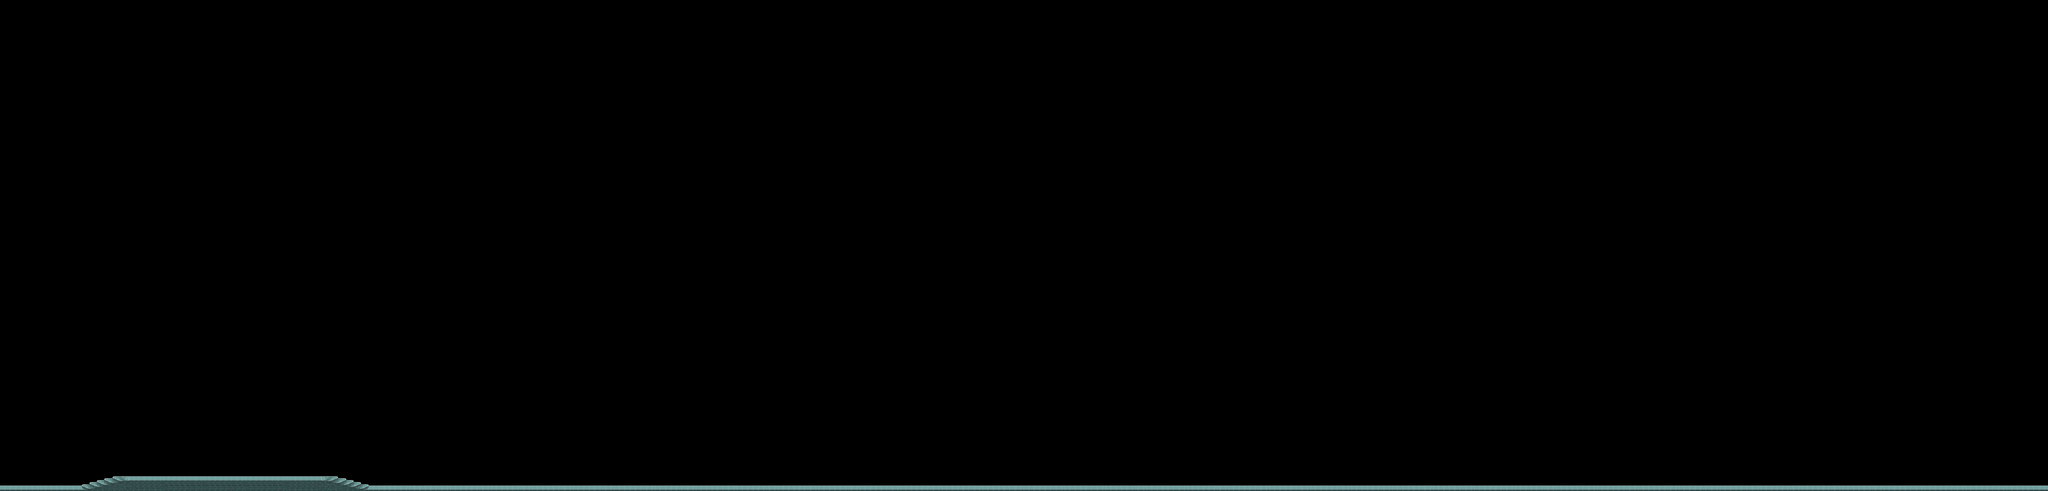

A level layout from a 2D game, rendered from its tile map. Below: a short description, then the map file with tile-grid data replaced by summaries:
An orthogonal 50x12 tile map with 128x128 px tiles, 2 tile layers (Ground, Stairs), 8 tilesets and 13 objects.

<map version="1.4" tiledversion="1.4.3" orientation="orthogonal" renderorder="right-down" width="50" height="12" tilewidth="128" tileheight="128" infinite="0" nextlayerid="9" nextobjectid="23">
 <tileset firstgid="1" name="road" tilewidth="128" tileheight="128" tilecount="1" columns="1">
  <image source="road.png" trans="ff00ff" width="128" height="128" />
 </tileset>
 <tileset firstgid="2" name="road5" tilewidth="128" tileheight="128" tilecount="1" columns="1">
  <image source="road5.png" trans="ff00ff" width="128" height="128" />
 </tileset>
 <tileset firstgid="3" name="road6" tilewidth="128" tileheight="128" tilecount="1" columns="1">
  <image source="road6.png" trans="ff00ff" width="128" height="128" />
 </tileset>
 <tileset firstgid="4" name="road4" tilewidth="128" tileheight="128" tilecount="1" columns="1">
  <image source="road4.png" trans="ff00ff" width="128" height="128" />
 </tileset>
 <tileset firstgid="5" name="road3" tilewidth="128" tileheight="128" tilecount="1" columns="1">
  <image source="road3.png" trans="ff00ff" width="128" height="128" />
 </tileset>
 <tileset firstgid="6" name="road2" tilewidth="128" tileheight="128" tilecount="1" columns="1">
  <image source="road2.png" trans="ff00ff" width="128" height="128" />
 </tileset>
 <tileset firstgid="7" name="road7" tilewidth="128" tileheight="128" tilecount="1" columns="1">
  <image source="road7.png" trans="ff00ff" width="128" height="128" />
 </tileset>
 <tileset firstgid="8" name="road8" tilewidth="128" tileheight="128" tilecount="1" columns="1">
  <image source="road8.png" trans="ff00ff" width="128" height="128" />
 </tileset>
 <layer id="1" name="Ground" width="50" height="12">
  <data>[600 cells, 50 non-empty, 1 distinct tile ids]</data>
 </layer>
 <layer id="7" name="Stairs" width="50" height="12">
  <data>[600 cells, 7 non-empty, 3 distinct tile ids]</data>
 </layer>
 <objectgroup id="5" name="bounds">
  <object id="2" x="0.0585667" y="1527.97" width="6399.93" height="4.38213" />
  <object id="9" x="0.0724638" y="1408.06" width="8" height="119.792" />
  <object id="12" x="6391.84" y="1408.18" width="8.02095" height="119.646" />
 </objectgroup>
 <objectgroup id="8" name="StairsBounds">
  <object id="13" x="261.063" y="1523.1" width="33.9886" height="4.78409" />
  <object id="14" x="287.019" y="1517.17" width="32.1625" height="5.84659" />
  <object id="15" x="310.818" y="1511.2" width="33.5511" height="5.78409" />
  <object id="16" x="334.097" y="1505.07" width="32.6448" height="5.97159" />
  <object id="17" x="359.013" y="1499" width="688.832" height="7.01507" />
  <object id="18" x="1040.43" y="1506.1" width="32.6448" height="5.01507" />
  <object id="19" x="1064.82" y="1511.16" width="31.21" height="4.7542" />
  <object id="20" x="1086.42" y="1516.1" width="32.6448" height="7.92811" />
  <object id="21" x="1112.29" y="1524.01" width="31.7752" height="4.1455" />
 </objectgroup>
 <objectgroup id="4" name="Player">
  <object id="1" x="229.955" y="1473.24" width="25.5" height="54.3333">
   <properties>
    <property name="Health" type="float" value="100" />
    <property name="dmg" type="float" value="5" />
    <property name="name" value="Player" />
   </properties>
  </object>
 </objectgroup>
</map>
